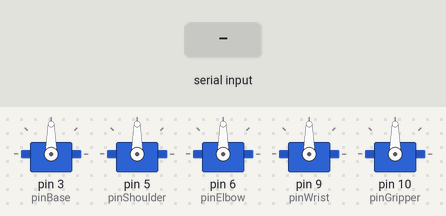
Recording of a sketch running on a simulated Arduino Uno, built with avr-gcc and run on an emulated ATmega328P. On the bench: 5 × servo. The test bench sets the inputs (shaded band).

Above: at 1.2 s.
1.3 s: "90,45,200\n" received over Serial
At 1.77 s:
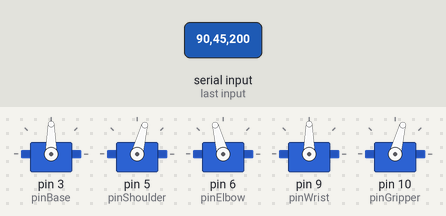
4.3 s: "30,150,10\n" received over Serial
At 4.47 s:
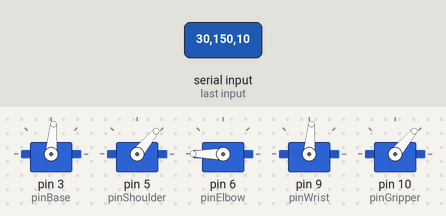
7.3 s: "1,90,45\n" received over Serial
At 10.0 s:
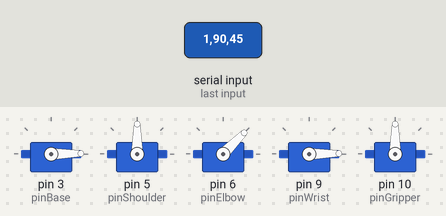
10.3 s: "90,45,200\n" received over Serial
At 10.78 s:
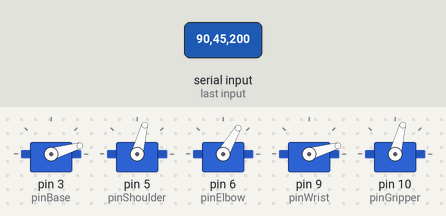
13.3 s: "30,150,10\n" received over Serial
At 13.48 s:
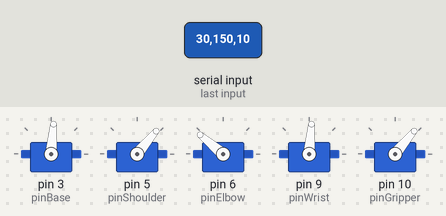
16.3 s: "1,90,45\n" received over Serial
At 17.13 s:
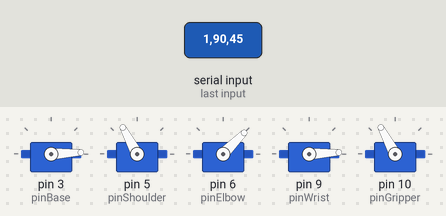
Timing chart, 0 to 19.5 s (numbered marks = the images above; inputs shaded):
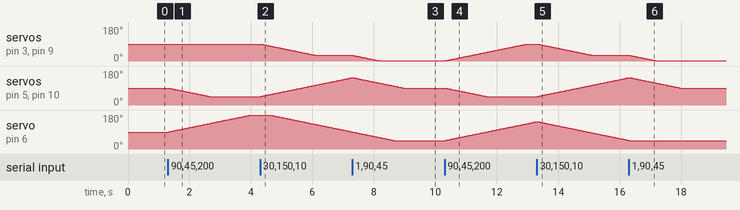

Measured:
- after the input at 1.3 s, servo on pin 5 (pinShoulder), servo on pin 10 (pinGripper): moves from 90° to 45° over 1.3 s, starting at once; servo on pin 6 (pinElbow): moves from 90° to 180° over 2.7 s, starting at once
- after the input at 4.3 s, servo on pin 3 (pinBase), servo on pin 9 (pinWrist): moves from 90° to 30° over 1.8 s, starting at once; servo on pin 5 (pinShoulder), servo on pin 10 (pinGripper): moves from 45° to 145° over 3.0 s, starting at once; servo on pin 6 (pinElbow): moves from 180° to 90° over 2.7 s, starting after 0.33 s
- after the input at 7.3 s, servo on pin 3 (pinBase), servo on pin 9 (pinWrist): moves from 30° to 1° over 0.84 s, starting at once; servo on pin 6 (pinElbow): goes on until 8.6 s, then stays 45°
- after the input at 10.3 s, servo on pin 3 (pinBase), servo on pin 9 (pinWrist): moves from 1° to 90° over 2.6 s, starting at once; servo on pin 5 (pinShoulder), servo on pin 10 (pinGripper): moves from 90° to 45° over 1.3 s, starting at once; servo on pin 6 (pinElbow): moves from 45° to 144° over 2.9 s, starting at once
- after the input at 13.3 s, servo on pin 3 (pinBase), servo on pin 9 (pinWrist): moves from 90° to 30° over 1.8 s, starting at once; servo on pin 5 (pinShoulder), servo on pin 10 (pinGripper): moves from 45° to 144° over 2.9 s, starting at once
- after the input at 16.3 s, servo on pin 3 (pinBase), servo on pin 9 (pinWrist): moves from 30° to 1° over 0.84 s, starting at once; servo on pin 6 (pinElbow): goes on until 16.3 s, then stays 45°

The sketch:

ik.ino
```cpp
#include <Servo.h>

Servo base, shoulder, elbow, wrist, gripper;

// PINS
const int pinBase = 3;
const int pinShoulder = 5;
const int pinElbow = 6;
const int pinWrist = 9;
const int pinGripper = 10;

// --- TUNING ---
const long STEP_DELAY = 30;

// DATA
String inputString = "";
bool stringComplete = false;

float currentAngles[5] = {90, 90, 90, 90, 90};
int targetAngles[5] = {90, 90, 90, 90, 90};

unsigned long lastMoveTime = 0;

void setup() {
  Serial.begin(9600);
  base.attach(pinBase);
  shoulder.attach(pinShoulder);
  elbow.attach(pinElbow);
  wrist.attach(pinWrist);
  gripper.attach(pinGripper);

  // Snap to home immediately on startup
  writeServos();
}

void loop() {
  // 1. Process Incoming Data
  if (stringComplete) {
    parseData();
    inputString = "";
    stringComplete = false;
  }

  // 2. Smooth Movement Handler (Non-Blocking)
  if (millis() - lastMoveTime >= STEP_DELAY) {
    lastMoveTime = millis();
    updatePositions();
  }
}

void updatePositions() {
  bool moved = false;
  // Move 1 degree at a time towards target
  float step = 1.0;

  for (int i = 0; i < 5; i++) {
    float diff = targetAngles[i] - currentAngles[i];

    if (abs(diff) > 0.5) { // If we are not at target
      if (diff > 0) currentAngles[i] += step;
      else currentAngles[i] -= step;
      moved = true;
    }
  }

  if (moved) writeServos();
}

void writeServos() {
  base.write((int)currentAngles[0]);
  shoulder.write((int)currentAngles[1]);
  elbow.write((int)currentAngles[2]);
  wrist.write((int)currentAngles[3]);
  gripper.write((int)currentAngles[4]);
}

void serialEvent() {
  while (Serial.available()) {
    char inChar = (char)Serial.read();
    inputString += inChar;
    if (inChar == '\n') stringComplete = true;
  }
}

void parseData() {
  // Expects: "90,90,90,90,90"
  int idx1 = inputString.indexOf(',');
  int idx2 = inputString.indexOf(',', idx1 + 1);
  int idx3 = inputString.indexOf(',', idx2 + 1);
  int idx4 = inputString.indexOf(',', idx3 + 1);

  if (idx1 > 0 && idx4 > 0) {
    targetAngles[0] = inputString.substring(0, idx1).toInt();
    targetAngles[1] = inputString.substring(idx1 + 1, idx2).toInt();
    targetAngles[2] = inputString.substring(idx2 + 1, idx3).toInt();
    targetAngles[3] = inputString.substring(idx3 + 1, idx4).toInt();
    targetAngles[4] = inputString.substring(idx4 + 1).toInt();
  }
}
```
